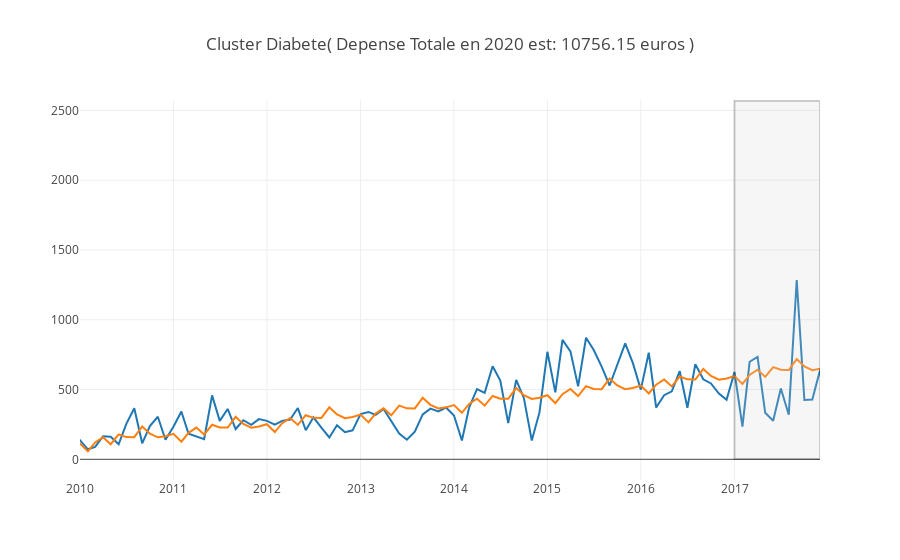

Source (notebook cell):
### Markdown cell above
#### Cluster Diabete

### Code cell
make_prediction_by_cluster(data = df, cluster = 'c2', validation_period = validation_period, n_pred = n_preds, period = ['2013-01-01','2020-01-01'], plot_intervals = False,list_slen = range(12,13))
